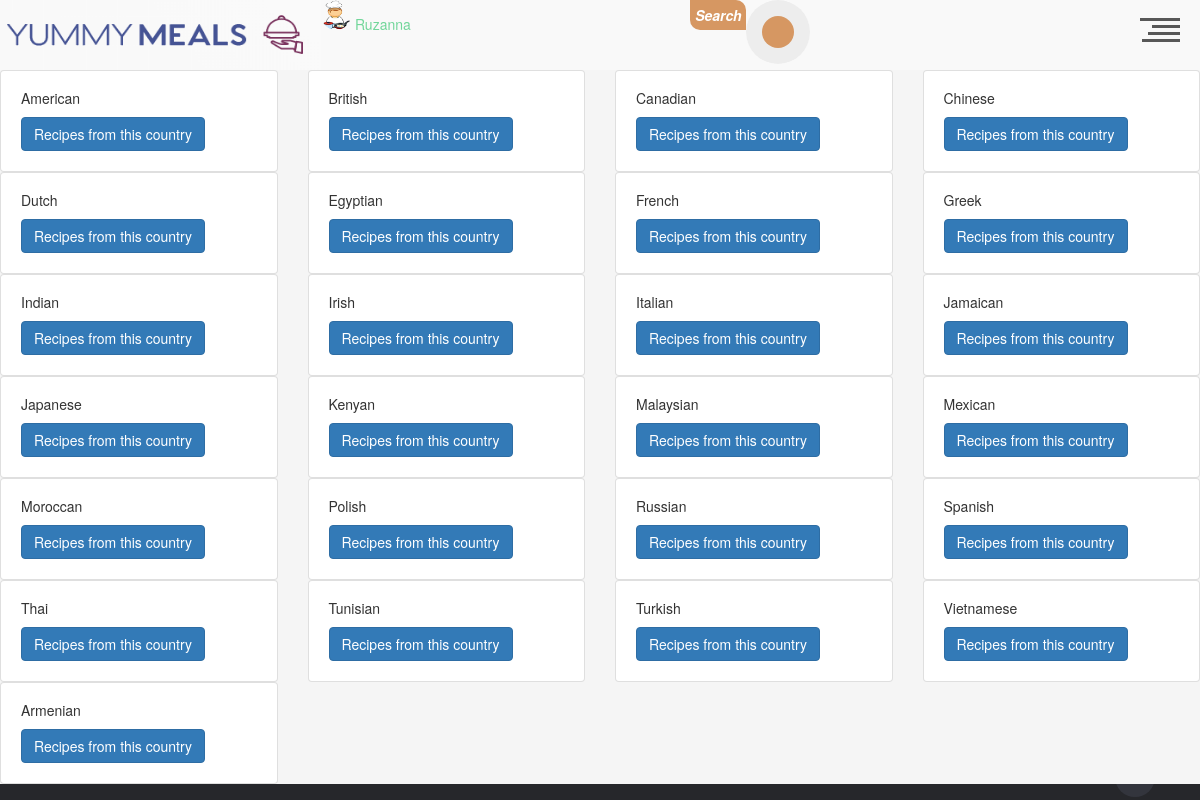
/meal/areas (signed in), run on the app's committed database.
### app/users/models.py (models this page shows, shortened)
class User(db.Model, UserMixin):
    id = db.Column(db.Integer, primary_key=True)
    username = db.Column(db.String(20), unique=True, nullable=False)
    email = db.Column(db.String(120), unique=True, nullable=False)
    image_file = db.Column(
        db.String(20), nullable=False, default='default.png')
    password = db.Column(db.String(60), nullable=False)
    comment = db.relationship('UserComments', backref='author', lazy=True)
    is_admin = db.Column(db.Boolean, default=False)

### app/meals/models.py (models this page shows, shortened)
class Area(db.Model):
    __tablename__ = 'area'
    id = Column(Integer, primary_key=True)
    name = Column(String)

### app/meals/routes.py (the view)
@meals_bp.route('/areas')
def areas_list():
    areas = Area.query.all()
    return render_template(
        'areas_list.html',
        areas=areas)

### app/users/models.py (called while the page is built)
@login_manager.user_loader
def load_user(user_id):
    return User.query.get(int(user_id))

### app/meals/templates/areas_list.html
{% extends 'base.html' %}
{% block content %}
<div class="row">
{% for country in areas  %}
 <div class="col-sm-3">
    <div class="card">
      <div class="card-body">
        <h5 class="card-title">{{country.name}}</h5>
        <a href={{url_for('meals.meals_by_countries' ,  a_id = country.id)}}  class="btn btn-primary">Recipes from this country</a>
      </div>
    </div>
  </div>
{% endfor %}
</div>
{% endblock content %}

### app/index/templates/header.html (shortened to what this page needs)
<link rel="stylesheet" href="{{url_for('index.static',filename='css/header.css') }}">
<header style="display:flex">
  <h1><a style="display:flex;" href="/"><img width="321" height="70", src="{{url_for('index.static' ,  filename='media/Logo2-1.png') }}" ></a></h1>
  <h1>
  {%if current_user.is_authenticated%}
  <img width="30" height="30", src="{{url_for('users.static' ,  filename='profile_pics/'+current_user.image_file) }}" alt="Avatar" class="avatar img-circle">
  	<a href="/user/user_profile/{{current_user.id}}">{{current_user.username}}  </a>
	{%endif%}
  </h1>
<div class="search-form">
<p class="head_search_txt">Search</p>
 <form  method = 'GET' action="{{url_for('meals.meal_search')}}">
    <button style = "outline:none;" class="head_search_btn" type = 'submit'></button>
  </form>
</div>
  <div id="nav-trigger" role="button">
    <div class="line l-01"></div>
    <div class="line l-02"></div>
    <div class="line l-03"></div>
    <div class="line l-04"></div>
  </div>
</header>

### app/index/static/css/base.css (style rules this page uses)
* { margin: 0; padding: 0; outline: none; box-sizing: border-box; }
body { background-color: #ededed; }

### app/index/static/css/header.css (style rules this page uses)
html, div, span, applet, object, iframe, h1, h2, h3, h4, h5, h6, p, blockquote, pre, a, abbr, acronym, address, big, cite, code, del, dfn, em, img, ins, kbd, q, s, samp, small, strike, strong, sub, sup, tt, var, b, u, i, center, dl, dt, dd, ol, ul, li, fieldset, form, label, legend, table, caption, tbody, tfoot, thead, tr, th, td, article, aside, canvas, details, embed, figure, figcaption, footer, header, hgroup, menu, nav, output, ruby, section, summary, time, mark, audio, video { margin: 0; padding: 0; border: 0; font-size: 100%; font: inherit; vertical-align: baseline; }
article, aside, details, figcaption, figure, footer, header, hgroup, menu, nav, section, main { display: block; }
body { line-height: 1; }
html * { -webkit-font-smoothing: antialiased; -moz-osx-font-smoothing: grayscale; }
*, *:after, *:before { -webkit-box-sizing: border-box; -moz-box-sizing: border-box; box-sizing: border-box; }
html, body { height: 100%; }
a { color: #72d69a; text-decoration: none; transition: color .2s ease-out; }
header { position: fixed; top: 0; left: 0; height: 50px; width: 100%; background: #f9f9f9; z-index: 3; -webkit-transform: translateZ(0); -webkit-backface-visibility: hidden; -webkit-transition-property: -webkit-transform; -moz-transition-property: -moz-transform; transition-property: transform; -webkit-transition-duration: 0.4s; -moz-transition-duration: 0.4s; transition-duration: 0.4s; }
@media only screen and (min-width: 768px) { header { height: 70px; } }
#nav-trigger { position: absolute; margin: 10px 10px 0 0; top: auto; right: auto; width: 40px; height: 40px; cursor: pointer; text-align: right; float: right; -moz-transform: rotate(180deg); -webkit-transform: rotate(180deg); -o-transform: rotate(180deg); transform: rotate(180deg); -moz-transition: all 0.4s cubic-bezier(0.19, 1, 0.22, 1); -webkit-transition: all 0.4s cubic-bezier(0.19, 1, 0.22, 1); -o-transition: all 0.4s cubic-bezier(0.19, 1, 0.22, 1); transition: all 0.4s cubic-bezier(0.19, 1, 0.22, 1); right: 10px; top: -8px; }
#nav-trigger .line { height: 3px; width: 100%; margin-bottom: 4px; background: #585858; -moz-transition: all 0.4s cubic-bezier(0.19, 1, 0.22, 1); -webkit-transition: all 0.4s cubic-bezier(0.19, 1, 0.22, 1); -o-transition: all 0.4s cubic-bezier(0.19, 1, 0.22, 1); transition: all 0.4s cubic-bezier(0.19, 1, 0.22, 1); }
#nav-trigger .line.l-01 { width: 95%; }
#nav-trigger .line.l-02 { width: 80%; }
#nav-trigger .line.l-03 { width: 70%; }
#nav-trigger .line.l-04 { width: 100%; }
* { outline: none; border: none; padding: 0; }
.search-form { position: relative; margin: 0 auto 0; width: 300px; display: flex; }
.head_search_txt { background: #d69762; color: #fff; width: 56px; display: flex; text-align: center; font-weight: 600; justify-content: center; align-items: center; height: 30px; border-radius: 0px 10px 0px 10px; font-style: italic; }
.search-form:before { content: ' '; position: absolute; left: 70px; top: 14px; width: 2px; height: 36px; transform: scale(0); z-index: 1; background: #d69762; transition: all 0.5s cubic-bezier(.87, -.41, .19, 1.44); }
.head_search_btn { background: #ededed; position: absolute; height: 100%; border-radius: 50%; width: 64px; height: 64px; transition: all 0.5s cubic-bezier(.87, -.41, .19, 1.44); }
.head_search_btn:after { content: ' '; position: absolute; width: 32px; height: 32px; left: 0; right: 0; transform: translateY(-50%); margin: 0 auto; background: #d69762; border-radius: 50%; }
.head_search_btn:before { content: ' '; position: absolute; width: 24px; height: 24px; left: 0; right: 0; top: 20px; transform: scale(0); transform-origin: left top; margin: 0 auto; background: #ededed; border-radius: 50%; z-index: 1; transition: all 0.8s ease; }

### data on the page
User: image_file (placeholder picture), username "Ruzanna"
Area: name "American"
Area: name "British"
Area: name "Canadian"
Area: name "Chinese"
Area: name "Dutch"
Area: name "Egyptian"
Area: name "French"
Area: name "Greek"
Area: name "Indian"
Area: name "Irish"
Area: name "Italian"
Area: name "Jamaican"
Area: name "Japanese"
Area: name "Kenyan"
Area: name "Malaysian"
Area: name "Mexican"
Area: name "Moroccan"
Area: name "Polish"
Area: name "Russian"
Area: name "Spanish"
Area: name "Thai"
Area: name "Tunisian"
Area: name "Turkish"
Area: name "Vietnamese"
Area: name "Armenian"
